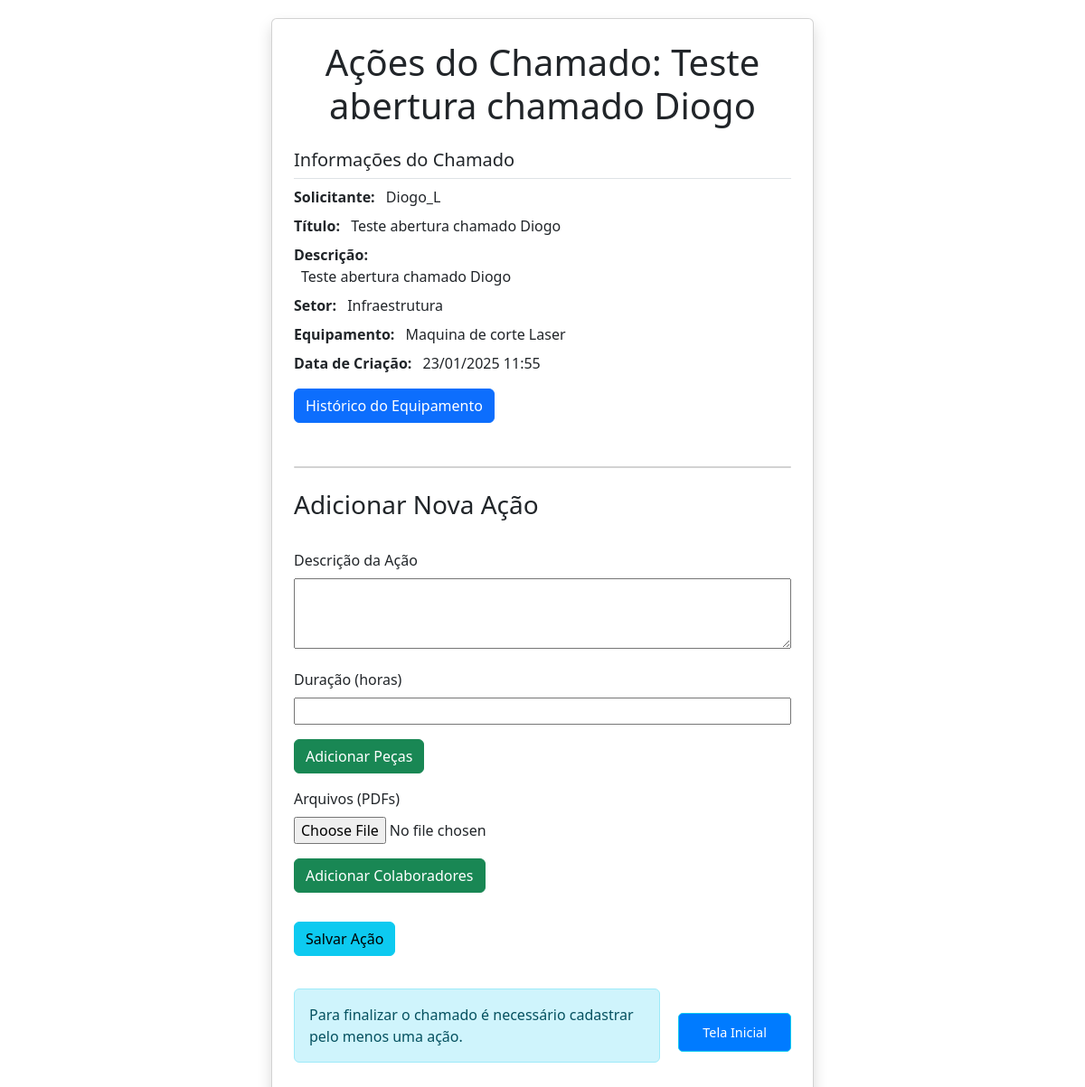
The page /chamados/12/acoes/ (signed in) on the database its author committed.
### gestaoOS/models.py (models this page shows, shortened)
class Chamado(models.Model):
    STATUS_CHOICES = [
        ('pendente', 'Pendente'),
        ('em_andamento', 'Em Andamento'),
        ('finalizado', 'finalizado'),
        ('concluido', 'Concluído'),
    ]
    TIPO_MANUTENCAO_CHOICES = [
        ('corretiva', 'Corretiva'),
        ('preventiva', 'Preventiva'),
        ('melhoria', 'Melhoria'),
    ]
    usuario = models.ForeignKey(User, on_delete=models.CASCADE, related_name='chamados')
    titulo = models.CharField(max_length=200)
    descricao = models.TextField()
    status = models.CharField(max_length=50, choices=STATUS_CHOICES, default='pendente')
    setor = models.ForeignKey(Setor, on_delete=models.CASCADE, related_name='setor')
    equipamento = models.ForeignKey(Equipamento, on_delete=models.CASCADE, related_name='chamados_equipamento', null=True,blank=True)
    data_criacao = models.DateTimeField(auto_now_add=True)
    data_atualizacao = models.DateTimeField(auto_now=True)
    tempo_parada = models.FloatField(null=True, help_text="Tempo de parada em horas")
    custo_total = models.DecimalField(max_digits=10, decimal_places=2, default=0)
    diagnostico = models.TextField(null=True, blank=True)
    solucao = models.TextField(null=True, blank=True)
    causa_raiz = models.TextField(null=True, blank=True)
    data_inicio_atendimento = models.DateTimeField(null=True)
    data_fim_atendimento = models.DateTimeField(null=True)
    tipo_manutencao = models.CharField(
        max_length=20,
        choices=TIPO_MANUTENCAO_CHOICES,
        default='corretiva',
    )
    tecnico = models.ForeignKey(
        User,
        on_delete=models.SET_NULL,
        null=True,
        blank=True,
        related_name='tecnico_chamados',
        limit_choices_to={'groups__name': 'Técnico'},  # Filtra apenas usuários no grupo "Técnico"
    )
    local = models.CharField(max_length=150, blank=True)
    foto = models.ImageField(upload_to='fotos_chamados/', null=True, blank=True)

class Setor(models.Model):
    nome = models.CharField(max_length=100, unique=True)

### CadEquip/models.py (models this page shows, shortened)
class Equipamento(models.Model):
    CLASSIFICACAO = [
        ('a', 'A'),
        ('b', 'B'),
        ('c', 'C'),
    ]
    nome = models.CharField(max_length=200)
    tag = models.CharField(max_length=200, unique=True)
    patrimonio = models.CharField(
        max_length=200,
        unique=True,
        blank=True,  # Allow blank values
        null=True   # Allow null values
    )
    modelo = models.CharField(max_length=200)
    fabricante = models.CharField(max_length=200)
    numero_serie = models.CharField(max_length=200, unique=False, blank=True, null=True)
    ano_fabricacao = models.CharField(max_length=200, blank=True, null=True)
    data_criacao = models.DateTimeField(auto_now_add=True)
    setor = models.ForeignKey('gestaoOS.Setor', on_delete=models.CASCADE, related_name='equipamentos')
    local = models.CharField(max_length=150, blank=True, null=True)
    foto = models.ImageField(upload_to='fotos_equipamentos/%Y/%m/%d/', null=True, blank=True)
    fornecedor = models.ForeignKey(
        'CadFornecedor.Fornecedor',  # Relaciona ao modelo Fornecedor do app CadFornecedor
        on_delete=models.SET_NULL,
        related_name='equipamentos',
        null=True,
        blank=True
    )
    manual_operacao = models.FileField(upload_to='manuais/', null=True, blank=True)
    garantia_termino = models.DateField(null=True, blank=True)
    classe = models.CharField(max_length=1, blank=True, null=True)
    ssma = models.CharField(
        max_length=1,
        choices=CLASSIFICACAO,
        default='c',
    )
    qualidade = models.CharField(
        max_length=1,
        choices=CLASSIFICACAO,
        default='c',
    )
    operacao = models.CharField(
        max_length=1,
        choices=CLASSIFICACAO,
        default='c',
    )
    entrega = models.CharField(
        max_length=1,
        choices=CLASSIFICACAO,
        default='c',
    )
    mtbf = models.CharField(
        max_length=1,
        choices=CLASSIFICACAO,
        default='c',
    )
    mttr = models.CharField(
        max_length=1,
        choices=CLASSIFICACAO,
        default='c',
    )
    horimetro_atual = models.FloatField(default=0, help_text="Horas totais de operação do equipamento")
    ultima_atualizacao = models.DateTimeField(null=True, blank=True)
    class Meta:
        verbose_name = 'Equipamento'
        verbose_name_plural = 'Equipamentos'

### gestaoOS/views.py (the view, shortened to what this page needs)
# urls.py: path('chamados/<int:chamado_id>/acoes/', views.gerenciar_acoes, name='gerenciar_acoes'),
@login_required
def gerenciar_acoes(request, chamado_id):
    if request.user.groups.filter(name="Técnico").exists():
        chamado = get_object_or_404(Chamado, id=chamado_id)
        acoes = Acao.objects.filter(chamado=chamado).prefetch_related('acoes_pecas__peca', 'acoes_colaboradores__colaborador')
        pecas = Pecas.objects.all()
        for acao in acoes:
            pecas_detalhes = [
                {"descricao": acao_peca.peca.descricao, "quantidade": acao_peca.quantidade}
                for acao_peca in acao.acoes_pecas.all()
            ]
        acoes_com_pecas = []
        acoes_com_detalhes = []
        approved_technicians = User.objects.filter(
        groups__name='Técnico'
        ).filter(
            username__in=CadastroPendente.objects.filter(
                is_approved=True,
                grupo='Técnico'
            ).values_list('username', flat=True)
        ).distinct()
        if request.method == 'POST':
            form = AcaoForm(request.POST, request.FILES)
            if form.is_valid():
                acao = form.save(commit=False)
                acao.chamado = chamado
                acao.save()
                colaborador_ids = [col_id.strip() for col_id in request.POST.get('colaboradores[]', '').split(',') if col_id.strip().isdigit()]
                horas = request.POST.get('horas[]', '').split(',')
                atividades = request.POST.get('atividades[]', '').split('|||')
                if len(colaborador_ids) == len(horas) == len(atividades):
                    for col_id, horas_trab, atividade in zip(colaborador_ids, horas, atividades):
                        try:
                            if col_id and horas_trab and atividade:
                                colaborador = User.objects.get(id=col_id)
                                AcaoColaborador.objects.create(
                                    acao=acao,
                                    colaborador=colaborador,
                                    horas_trabalhadas=float(horas_trab),
                                    descricao_atividade=atividade
                                )
                        except (User.DoesNotExist, ValueError) as e:
                            messages.error(request, f"Erro ao processar colaborador: {e}")
                pecas_ids = request.POST.getlist('peca[]')[0].split(',') if request.POST.getlist('peca[]') else []
                quantidades = request.POST.getlist('quantidade[]')[0].split(',') if request.POST.getlist('quantidade[]') else []
                if pecas_ids and quantidades and len(pecas_ids) == len(quantidades):
                    for peca_id, quantidade in zip(pecas_ids, quantidades):
                        try:
                            if peca_id and quantidade:  # Verifica se ambos têm valores
                                peca = Pecas.objects.get(id=peca_id)
                                quantidade = int(quantidade)
                                if quantidade > 0:
                                    AcaoPeca.objects.create(
                                        acao=acao,
                                        peca=peca,
                                        quantidade=quantidade
                                    )
                        except (Pecas.DoesNotExist, ValueError) as e:
                            messages.error(request, f"Erro ao processar peça: {str(e)}")
                            continue
                messages.success(request, 'Ação registrada com sucesso!')
                return redirect('gerenciar_acoes', chamado_id=chamado.id)
        else:
            form = AcaoForm()
        context = {
            'form': form,
            'acoes': acoes,
            'chamado': chamado,
            'acoes_com_pecas': acoes_com_pecas,
            'acoes_com_detalhes': acoes_com_detalhes,
            'pecas': pecas,
            'approved_technicians': approved_technicians,
        }
        return render(request, 'gerenciar_acoes.html', context)

### gestaoOS/forms.py (shortened to what this page needs)
class AcaoForm(forms.ModelForm):
    peca = forms.CharField(required=False, widget=forms.HiddenInput())
    quantidade = forms.CharField(required=False, widget=forms.HiddenInput())
    class Meta:
        model = Acao
        fields = ['descricao', 'duracao', 'arquivos']
        widgets = {
            'descricao': forms.Textarea(attrs={'rows': 3}),
        }
        labels = {
            'descricao': 'Descrição da Ação',
            'duracao': 'Duração (horas)',
            'arquivos': 'Arquivos (PDFs)',
        }
    def __init__(self, *args, **kwargs):
        super().__init__(*args, **kwargs)
        self.fields['colaboradores'] = forms.CharField(required=False, widget=forms.HiddenInput())
        self.fields['horas'] = forms.CharField(required=False, widget=forms.HiddenInput())
        self.fields['atividades'] = forms.CharField(required=False, widget=forms.HiddenInput())
        self.fields['pecas'] = forms.CharField(required=False, widget=forms.HiddenInput())
        self.fields['quantidades'] = forms.CharField(required=False, widget=forms.HiddenInput())

### gestaoOS/templates/gerenciar_acoes.html (shortened to what this page needs)
{% load static %}
{% load bootstrap4 %}
<!DOCTYPE html>
<html lang="en">
<head>
    <link rel="stylesheet" href="{% static 'css/style.css' %}">
    <link href="https://cdn.jsdelivr.net/npm/bootstrap-icons/font/bootstrap-icons.css" rel="stylesheet" type="text/css">
    <link href="https://stackpath.bootstrapcdn.com/bootstrap/5.1.3/css/bootstrap.min.css" rel="stylesheet">
    <link href="https://cdn.jsdelivr.net/npm/bootstrap@5.3.0/dist/css/bootstrap.min.css" rel="stylesheet">
</head>
<body>
<div class="container d-flex flex-column justify-content-start align-items-center vh-100">
    <div class="card shadow p-4 w-100" style="max-width: 600px;">
        <h1 class="text-center mb-4">Ações do Chamado: {{ chamado.titulo }}</h1>
    <div class="mb-4">
        <h5 class="border-bottom pb-2">Informações do Chamado</h5>
        <div class="mb-2">
            <strong>Solicitante:</strong>
            <span class="ms-2">{{ chamado.usuario.username }}</span>
        </div>
        <div class="mb-2">
            <strong>Título:</strong>
            <span class="ms-2">{{ chamado.titulo }}</span>
        </div>
        <div class="mb-2">
            <strong>Descrição:</strong>
            <p class="ms-2 mb-1">{{ chamado.descricao }}</p>
        </div>
        <div class="mb-2">
            <strong>Setor:</strong>
            <span class="ms-2">{{ chamado.setor.nome }}</span>
        </div>
        <div class="mb-2">
            <strong>Equipamento:</strong>
            <span class="ms-2">{{ chamado.equipamento.nome|default:"Não especificado" }}</span>
        </div>
        <div class="mb-2">
            <strong>Data de Criação:</strong>
            <span class="ms-2">{{ chamado.data_criacao|date:"d/m/Y H:i" }}</span>
        </div>
        {% if chamado.equipamento %}
            <div class="mb-2">
                <a href="{% url 'historico_equipamento' chamado.equipamento.id %}?chamado_id={{ chamado.id }}" class="btn btn-primary">
                    Histórico do Equipamento
                </a>
            </div>
        {% endif %}
    </div>
        <ul class="list-group mt-3">
        </ul>
        <h3 class="mt-4">Adicionar Nova Ação</h3>
        <form method="post" enctype="multipart/form-data" class="mt-4">
            <div class="mb-3">
                <label for="{{ form.descricao.id_for_label }}" class="form-label">{{ form.descricao.label }}</label>
                {{ form.descricao }}
            </div>
            <div class="mb-3">
                <label for="{{ form.duracao.id_for_label }}" class="form-label">{{ form.duracao.label }}</label>
                {{ form.duracao }}
            </div>
            <div class="mb-3">
                <button type="button" class="btn btn-success" data-bs-toggle="modal" data-bs-target="#partsModal">
                    Adicionar Peças
                </button>
            </div>
            <div class="mb-3">
                <label for="{{ form.arquivos.id_for_label }}" class="form-label">{{ form.arquivos.label }}</label>
                {{ form.arquivos }}
            </div>
            <div class="mb-3">
                <button type="button" class="btn btn-success" data-bs-toggle="modal" data-bs-target="#collaboratorsModal">
                    Adicionar Colaboradores
                </button>
            </div>
            <button type="submit" class="btn btn-info mt-3">Salvar Ação</button>
        </form>
        <div class="actions" style="display: flex; justify-content: center;">
            {% if acoes_com_detalhes %}
                <a href="{% url 'finalizar_chamado' chamado.id %}" class="btn btn-info mt-3">Finalizar Chamado</a>
            {% else %}
                <div class="alert alert-info mt-3" role="alert">
                    Para finalizar o chamado é necessário cadastrar pelo menos uma ação.
                </div>
            {% endif %}
            <a href="{% url 'tela_inicial' %}" class="btn btn-info mt-3">Tela Inicial</a>
        </div>
    </div>
</div>
</body>
</html>

### gestaoOS/static/css/style.css (style rules this page uses)
body { font-family: Garamond, sans-serif; margin: 0; padding: 0; background-color: #f9f9f9; color: #333; }
.container { padding: 20px; max-width: 800px; margin: 0 auto; }
.actions { display: flex; justify-content: space-between; margin-top: 20px; gap: 20px; align-items: center; }
.actions a { text-decoration: none; color: white; background-color: #007bff; padding: 10px 15px; border-radius: 5px; font-size: 0.9rem; width: 30%; text-align: center; }
.btn { padding: 5px 10px; text-decoration: none; border-radius: 4px; transition: background-color 0.3s; }
.form-label { display: block; margin-bottom: 0.5rem; }
input, select, textarea { width: 100%; }

### gestaoOS/templates/gerenciar_acoes.html (style rules this page uses)
body { padding-top: 56px; }

### rows shown on the page
Chamado: titulo "Teste abertura chamado Diogo", usuario.username "Diogo_L", descricao "Teste abertura chamado Diogo", setor.nome "Infraestrutura", equipamento.nome "Maquina de corte Laser", data_criacao "23/01/2025 11:55"
